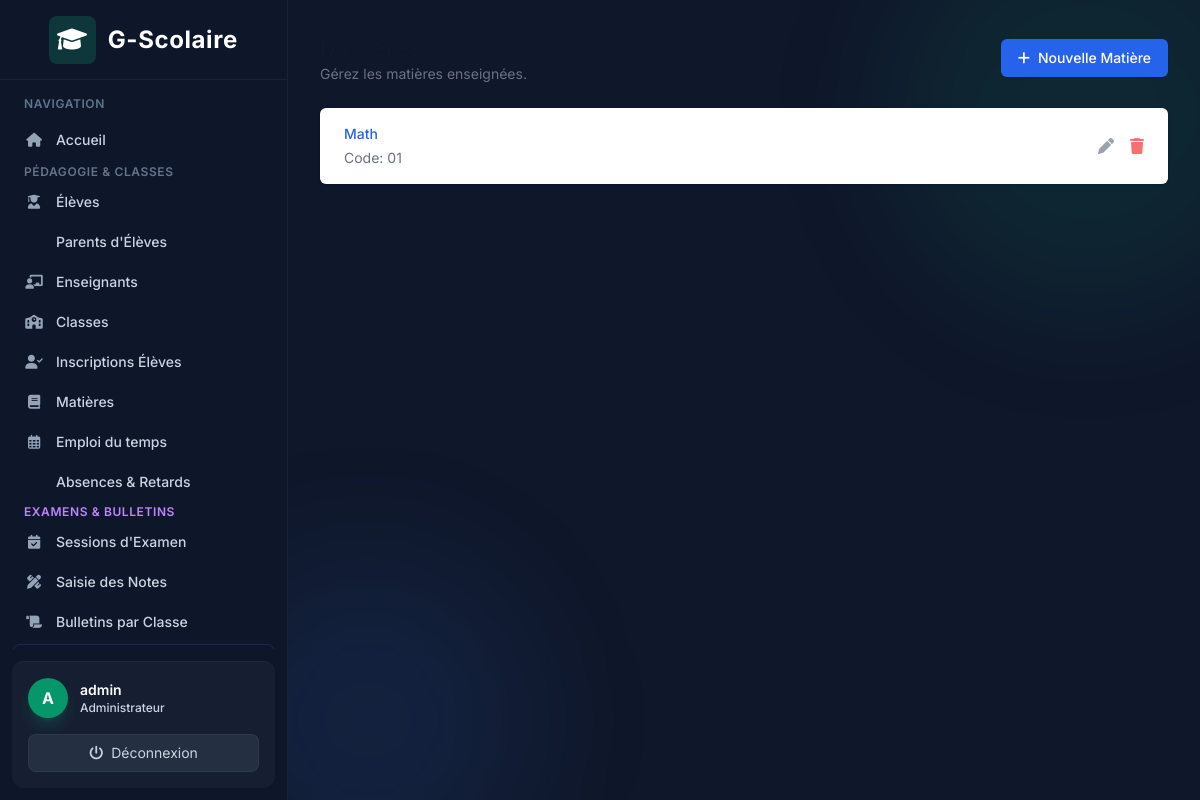
The app's page /academics/subjects/ (signed in) with its own data.
### accounts/models.py (models this page shows)
class User(AbstractUser):
    class Role(models.TextChoices):
        ADMIN = "ADMIN", "Administrateur"
        TEACHER = "TEACHER", "Enseignant"
        STUDENT = "STUDENT", "Élève"
        PARENT = "PARENT", "Parent"
    role = models.CharField(
        max_length=20,
        choices=Role.choices
    )
    phone = models.CharField(max_length=30, blank=True)

### academics/models.py (models this page shows, shortened)
class Subject(models.Model):
    name = models.CharField(max_length=100)
    code = models.CharField(max_length=20, unique=True)

### academics/views.py (the view)
# urls.py: path('subjects/', views.subject_list, name='subject_list'),
@login_required
def subject_list(request):
    subjects = Subject.objects.all()
    return render(request, 'academics/subject_list.html', {'subjects': subjects})

### templates/academics/subject_list.html (shortened to what this page needs)
{% extends 'base.html' %}
{% block content %}
<div class="mb-6 flex justify-between items-center">
    <div>
        <h1 class="text-2xl font-bold text-gray-900">Matières</h1>
        <p class="text-sm text-gray-500">Gérez les matières enseignées.</p>
    </div>
    {% if user.role == 'ADMIN' %}
    <div>
        <a href="{% url 'academics:subject_create' %}" class="inline-flex items-center px-4 py-2 border border-transparent rounded-md shadow-sm text-sm font-medium text-white bg-blue-600 hover:bg-blue-700">
            <i class="fa-solid fa-plus mr-2"></i> Nouvelle Matière
        </a>
    </div>
    {% endif %}
</div>
<div class="bg-white shadow overflow-hidden sm:rounded-md">
    <ul class="divide-y divide-gray-200">
        {% for subject in subjects %}
        <li>
            <div class="px-4 py-4 sm:px-6 flex items-center justify-between">
                <div class="flex flex-col">
                    <p class="text-sm font-medium text-blue-600 truncate">{{ subject.name }}</p>
                    <p class="text-sm text-gray-500 mt-1">Code: {{ subject.code }}</p>
                </div>
                {% if user.role == 'ADMIN' %}
                <div class="flex items-center space-x-4">
                    <a href="{% url 'academics:subject_update' subject.pk %}" class="text-gray-400 hover:text-gray-600"><i class="fa-solid fa-pen"></i></a>
                    <a href="{% url 'academics:subject_delete' subject.pk %}" class="text-red-400 hover:text-red-600"><i class="fa-solid fa-trash"></i></a>
                </div>
                {% endif %}
            </div>
        </li>
        {% empty %}
        <li class="px-4 py-5 text-center text-sm text-gray-500">
            Aucune matière enregistrée.
        </li>
        {% endfor %}
    </ul>
</div>
{% endblock %}

### templates/base.html (shortened to what this page needs)
<!DOCTYPE html>
<html lang="fr" class="h-full bg-slate-900 text-slate-200">
<head>
    <script src="https://cdn.tailwindcss.com"></script>
    <link href="https://cdnjs.cloudflare.com/ajax/libs/font-awesome/6.0.0/css/all.min.css" rel="stylesheet">
</head>
<body class="h-screen flex overflow-hidden font-sans antialiased bg-slate-900 text-slate-200">
    {% if user.is_authenticated %}
    <div class="hidden md:flex md:flex-shrink-0 z-20">
        <div class="flex flex-col w-72 glass text-slate-300">
            <div class="flex items-center justify-center h-20 border-b border-white/5 px-4">
                <span class="text-2xl font-bold flex items-center gap-3 text-white tracking-wide">
                    <div class="bg-brand-500/20 p-2 rounded-lg text-brand-400">
                        <i class="fa-solid fa-graduation-cap"></i>
                    </div>
                    G-Scolaire
                </span>
            </div>
            <div class="flex-1 flex flex-col overflow-y-auto mt-4 px-3">
                <p class="px-3 text-xs font-semibold text-slate-500 uppercase tracking-wider mb-2">Navigation</p>
                <nav class="flex-1 space-y-1">
                    <a href="{% url 'dashboard' %}" class="nav-item group flex items-center px-3 py-2.5 text-sm font-medium rounded-lg text-slate-300 hover:text-white hover:bg-slate-800/80">
                        <i class="fa-solid fa-house mr-3 w-5 text-center text-slate-400 group-hover:text-brand-400"></i> Accueil
                    </a>
                    {% if user.role == 'ADMIN' or user.is_superuser %}
                        <div class="mt-4 mb-2">
                            <p class="px-3 text-xs font-semibold text-slate-500 uppercase tracking-wider">Pédagogie &amp; Classes</p>
                        </div>
                        <a href="{% url 'students:list' %}" class="nav-item group flex items-center px-3 py-2 text-sm font-medium rounded-lg text-slate-300 hover:text-white hover:bg-slate-800/80">
                            <i class="fa-solid fa-user-graduate mr-3 w-5 text-center text-slate-400 group-hover:text-brand-400"></i> Élèves
                        </a>
                        <a href="{% url 'students:parent_list' %}" class="nav-item group flex items-center px-3 py-2 text-sm font-medium rounded-lg text-slate-300 hover:text-white hover:bg-slate-800/80">
                             Parents d'Élèves
                        </a>
                        <a href="{% url 'teachers:list' %}" class="nav-item group flex items-center px-3 py-2 text-sm font-medium rounded-lg text-slate-300 hover:text-white hover:bg-slate-800/80">
                            <i class="fa-solid fa-chalkboard-user mr-3 w-5 text-center text-slate-400 group-hover:text-brand-400"></i> Enseignants
                        </a>
                        <a href="{% url 'academics:class_list' %}" class="nav-item group flex items-center px-3 py-2 text-sm font-medium rounded-lg text-slate-300 hover:text-white hover:bg-slate-800/80">
                            <i class="fa-solid fa-school mr-3 w-5 text-center text-slate-400 group-hover:text-brand-400"></i> Classes
                        </a>
                        <a href="{% url 'academics:enrollment_list' %}" class="nav-item group flex items-center px-3 py-2 text-sm font-medium rounded-lg text-slate-300 hover:text-white hover:bg-slate-800/80">
                            <i class="fa-solid fa-user-check mr-3 w-5 text-center text-slate-400 group-hover:text-brand-400"></i> Inscriptions Élèves
                        </a>
                        <a href="{% url 'academics:subject_list' %}" class="nav-item group flex items-center px-3 py-2 text-sm font-medium rounded-lg text-slate-300 hover:text-white hover:bg-slate-800/80">
                            <i class="fa-solid fa-book mr-3 w-5 text-center text-slate-400 group-hover:text-brand-400"></i> Matières
                        </a>
                        <a href="{% url 'academics:course_list' %}" class="nav-item group flex items-center px-3 py-2 text-sm font-medium rounded-lg text-slate-300 hover:text-white hover:bg-slate-800/80">
                            <i class="fa-regular fa-calendar-days mr-3 w-5 text-center text-slate-400 group-hover:text-brand-400"></i> Emploi du temps
                        </a>
                        <a href="{% url 'attendance:list' %}" class="nav-item group flex items-center px-3 py-2 text-sm font-medium rounded-lg text-slate-300 hover:text-white hover:bg-slate-800/80">
                             Absences &amp; Retards
                        </a>
                        <div class="mt-5 mb-2">
                            <p class="px-3 text-xs font-semibold text-purple-400 uppercase tracking-wider">Examens &amp; Bulletins</p>
                        </div>
                        <a href="{% url 'exams:session_list' %}" class="nav-item group flex items-center px-3 py-2 text-sm font-medium rounded-lg text-slate-300 hover:text-white hover:bg-slate-800/80">
                            <i class="fa-solid fa-calendar-check mr-3 w-5 text-center text-slate-400 group-hover:text-purple-400"></i> Sessions d'Examen
                        </a>
                        <a href="{% url 'exams:mark_entry_select' %}" class="nav-item group flex items-center px-3 py-2 text-sm font-medium rounded-lg text-slate-300 hover:text-white hover:bg-slate-800/80">
                            <i class="fa-solid fa-pen-ruler mr-3 w-5 text-center text-slate-400 group-hover:text-purple-400"></i> Saisie des Notes
                        </a>
                        <a href="{% url 'exams:bulletin_select' %}" class="nav-item group flex items-center px-3 py-2 text-sm font-medium rounded-lg text-slate-300 hover:text-white hover:bg-slate-800/80">
                            <i class="fa-solid fa-scroll mr-3 w-5 text-center text-slate-400 group-hover:text-purple-400"></i> Bulletins par Classe
                        </a>
                        <a href="{% url 'exams:parent_bulletins' %}" class="nav-item group flex items-center px-3 py-2 text-sm font-medium rounded-lg text-purple-300 hover:text-white hover:bg-purple-900/40 border border-purple-500/20">
                        </a>
                    {% endif %}
                </nav>
            </div>
            <div class="flex-shrink-0 border-t border-white/5 p-4 m-3 rounded-xl bg-slate-800/50">
                <div class="flex items-center w-full">
                    <div class="h-10 w-10 rounded-full bg-brand-600 flex items-center justify-center text-white font-bold shadow-lg shadow-brand-500/20">
                        {{ user.get_full_name|default:user.username|make_list|first|upper }}
                    </div>
                    <div class="ml-3 flex-1 overflow-hidden">
                        <p class="text-sm font-semibold text-white truncate">{{ user.get_full_name|default:user.username }}</p>
                        <p class="text-xs font-medium text-brand-400">{{ user.get_role_display }}</p>
                    </div>
                </div>
                <form method="post" action="{% url 'logout' %}" class="mt-4">
                    <button type="submit" class="w-full text-center text-sm bg-slate-700/50 hover:bg-red-500/20 hover:text-red-400 text-slate-300 py-2 rounded-lg transition-colors flex items-center justify-center gap-2 border border-white/5 hover:border-red-500/30">
                        <i class="fa-solid fa-power-off"></i> Déconnexion
                    </button>
                </form>
            </div>
        </div>
    </div>
    {% endif %}
    <div class="flex flex-col w-0 flex-1 overflow-hidden relative">
        <div class="absolute bottom-0 left-0 -ml-20 -mb-20 w-80 h-80 bg-blue-500/10 rounded-full blur-3xl pointer-events-none"></div>
        <main class="flex-1 relative z-10 overflow-y-auto focus:outline-none">
            <div class="py-8 px-4 sm:px-6 md:px-8 max-w-7xl mx-auto">
                {% block content %}
                {% endblock %}
            </div>
        </main>
    </div>
</body>
</html>

### templates/base.html (style rules this page uses)
.glass { background: rgba(15, 23, 42, 0.7); backdrop-filter: blur(10px); -webkit-backdrop-filter: blur(10px); border-right: 1px solid rgba(255, 255, 255, 0.05); }
.nav-item { transition: all 0.3s cubic-bezier(0.4, 0, 0.2, 1); }

### records on screen
User: get_full_name|make_list "A", get_full_name "admin", role "Administrateur"
Subject: name "Math", code "01"
